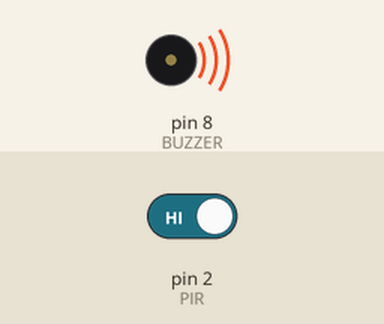
A sketch run on a simulated Arduino Uno, built with avr-gcc and run on an emulated ATmega328P. Parts: buzzer (waves = sounding, pin HIGH). The test bench sets the inputs (shaded band); at power-on: pin 2 (PIR) HIGH. What the sketch prints to the serial monitor is not drawn.

Above: at 4.8 s.
4.9 s: pin 2 (PIR) driven LOW
At 6.4 s:
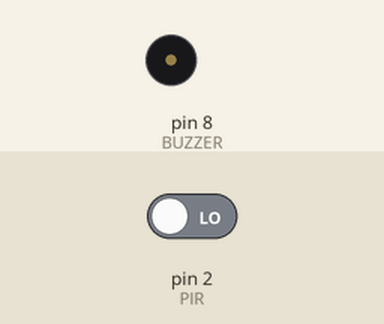
7.6 s: pin 2 (PIR) driven HIGH
At 9.1 s:
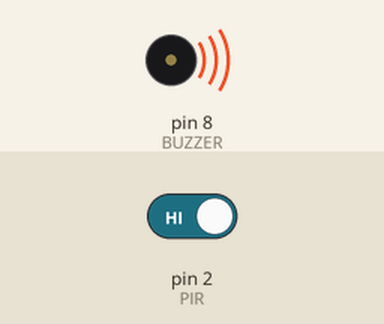
Timing chart, 0 to 10.6 s (numbered marks = the images above; inputs shaded):
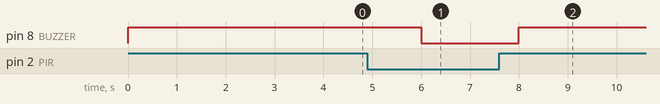

Measured:
- after the input at 4.9 s, pin 8 (BUZZER): HIGH → LOW after 1.1 s
- after the input at 7.6 s, pin 8 (BUZZER): LOW → HIGH after 0.40 s

The sketch:

PIR_motion_sensro.ino
```cpp
#define PIR 2
#define BUZZER 8

void setup() {
  // put your setup code here, to run once:
pinMode(PIR,INPUT_PULLUP);
pinMode(BUZZER,OUTPUT);
Serial.begin(9600);
}

void loop() {
  int pir_reader=digitalRead(PIR);
  Serial.print(pir_reader);
  if(pir_reader)digitalWrite(BUZZER,HIGH);
  delay(2000);
  digitalWrite(BUZZER,LOW);
  // put your main code here, to run repeatedly:

}
```
